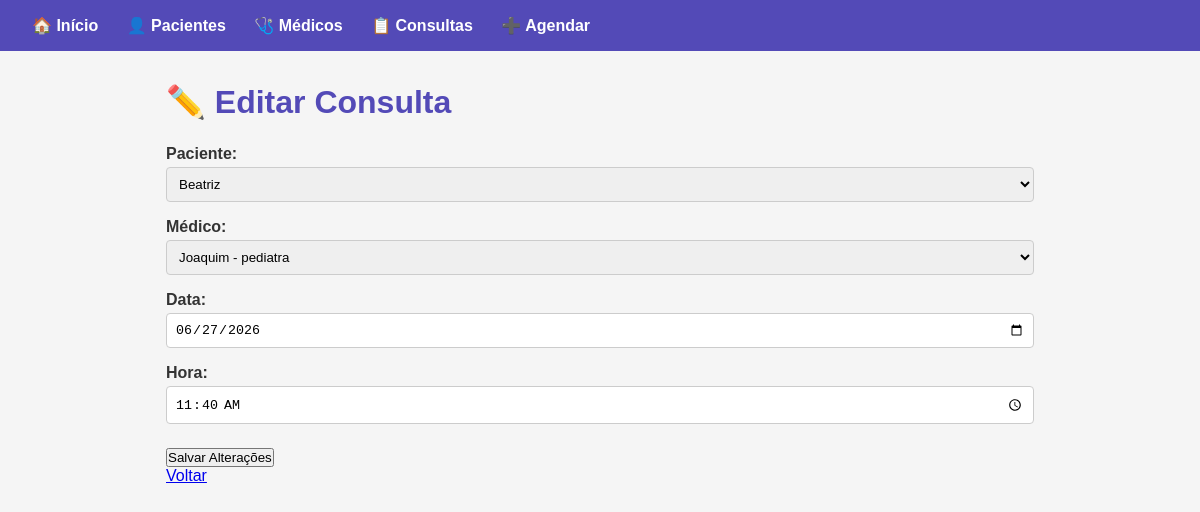
Page /editar_consulta/2 on the committed database.
### tables this page shows
CREATE TABLE consultas (
            id          INTEGER PRIMARY KEY AUTOINCREMENT,
            paciente_id INTEGER NOT NULL,
            medico_id   INTEGER NOT NULL,
            data        TEXT    NOT NULL,
            horario     TEXT    NOT NULL,
            cancelada   INTEGER DEFAULT 0,
            FOREIGN KEY (paciente_id) REFERENCES pacientes(id),
            FOREIGN KEY (medico_id)   REFERENCES medicos(id)
        );

CREATE TABLE pacientes (
        id INTEGER PRIMARY KEY AUTOINCREMENT,
        nome TEXT NOT NULL,
        idade INTEGER,
        cpf TEXT,
        telefone TEXT
    );

CREATE TABLE medicos (
            id            INTEGER PRIMARY KEY AUTOINCREMENT,
            nome          TEXT NOT NULL,
            especialidade TEXT NOT NULL
        );

### app.py (the view, shortened to what this page needs)
@app.route("/editar_consulta/<int:id>", methods=["GET", "POST"])
def editar_consulta(id):
    consulta = banco.buscar_consulta(id)
    pacientes = banco.listar_pacientes()
    medicos = banco.listar_medicos()
    return render_template("editar_consulta.html", consulta=consulta,
                           pacientes=pacientes, medicos=medicos)

### banco.py (called while the page is built)
def conectar():
    con = sqlite3.connect(DB_NAME)
    con.row_factory = sqlite3.Row
    return con

def listar_pacientes():
    con = conectar()
    cur = con.cursor()
    cur.execute("SELECT * FROM pacientes")
    dados = cur.fetchall()
    con.close()
    return dados

def listar_medicos():
    con = conectar()
    cur = con.cursor()
    cur.execute("SELECT * FROM medicos")
    dados = cur.fetchall()
    con.close()
    return dados

def buscar_consulta(id):
    con = conectar()
    cur = con.cursor()
    cur.execute("SELECT * FROM consultas WHERE id=?", (id,))
    dado = cur.fetchone()
    con.close()
    return dado

### templates/editar_consulta.html
{% extends "base.html" %}
{% block conteudo %}
  <h1>✏️ Editar Consulta</h1>
  <form method="POST">
    <label>Paciente:</label>
    <select name="paciente" required>
      {% for p in pacientes %}
      <option value="{{ p[0] }}" {% if p[0] == consulta[1] %}selected{% endif %}>{{ p[1] }}</option>
      {% endfor %}
    </select><br>
    <label>Médico:</label>
    <select name="medico" required>
      {% for m in medicos %}
      <option value="{{ m[0] }}" {% if m[0] == consulta[2] %}selected{% endif %}>{{ m[1] }} - {{ m[2] }}</option>
      {% endfor %}
    </select><br>
    <label>Data:</label>
    <input type="date" name="data" value="{{ consulta[3] }}" required><br>
    <label>Hora:</label>
    <input type="time" name="hora" value="{{ consulta[4] }}" required><br>
    <button type="submit">Salvar Alterações</button>
  </form>
  <a href="{{ url_for('consultas') }}">Voltar</a>
{% endblock %}

### static/style.css (style rules this page uses)
* { box-sizing: border-box; margin: 0; padding: 0; }
body { font-family: Arial, sans-serif; background: #f5f5f5; color: #333; }
h1 { margin-bottom: 1.5rem; color: #534ab7; }
form label { display: block; margin: 1rem 0 0.25rem; font-weight: bold; }
form input, form select { width: 100%; padding: 0.5rem; border: 1px solid #ccc; border-radius: 4px; }
form button { margin-top: 1.5rem; }

### rows in the picture
consultas: paciente "Beatriz", medico "Joaquim - pediatra", data "06/27/2026", hora "11:40"
